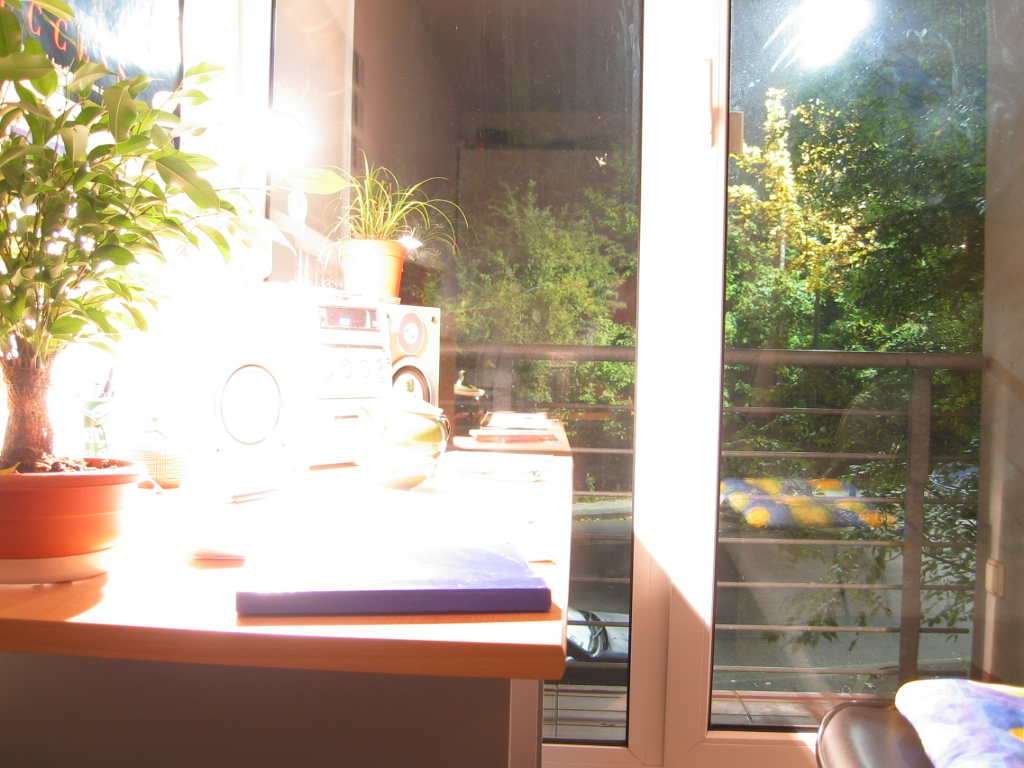
%> input picture hw1_hdr/images/img01.jpg, 1024 x 768 px; its folder holds only this picture in this run
$ octave --eval "bash;"   (GNU Octave 9; MATLAB toolbox functions it lacks are replaced by stand-ins)
%> lines starting %> are read from the running program, lines starting %| are printed output that depends on the picture; in (x1, y1, x2, y2) boxes, pixels count from 0 and x2, y2 are one past the last pixel; in counts of white or black regions, pixels touching at a corner belong together; the program's own positions count from 1
### hw2_mops_win/fpmatch.m
function fpmatch( folder )
%> called with folder = 'baseball_1'
% Auto Compute Matches of A Set of Images from A folder
% Inputs:
%       folder      1 x n       char    : a folder path
% Outputs:
%       file format
tic;

% [7 lines of commented-out code are left out]
F_THRESHOLD     = 10;
MATCH_THRESHOLD = 0.65;


% Read JPEG FILE
FORMAT          = '\*.jpg';
files           = dir( strcat(folder, FORMAT) );
fp_cell         = cell(1, length( files ) );
des_cell        = cell(1, length( files ) );
im_cell         = cell(1, length( files ) );

for n = 1:length( files )
    filename = strcat(folder, '\', files(n).name);
    img = imread( filename );

    [fp, des] = mops( img, F_THRESHOLD );

    filename = files(n).name;
    filename = filename(1:length(filename)-4);
    filenum  = str2double( filename ) + 1;
    fp_cell{filenum} = fp;                  % the file idx number
    des_cell{filenum} = des;
    im_cell{filenum} = img;

    filename = strcat(folder, '\', 'feat', filename, '.txt');
    fid = fopen( filename, 'w+' );
    fprintf( fid, '%d\n\n', size(fp, 1) );
    for m = 1:size( fp, 1 )
        fprintf( fid, '1\n');
        fprintf( fid, '%d\n', m-1 );
        fprintf( fid, '%d %d\n', fp(m, 2), fp(m, 1) ); % (x, y) cord
        fprintf( fid, '%d\n', size(des, 2) );
        for d = 1:size( des, 2 )
            fprintf( fid, '%f ', des(m, d));
        end
        fprintf( fid, '\n\n' );
    end
    fclose( fid );
end
fprintf(1, 'feat*.txt in "%s" are constructed : ', folder);
toc;

tic;
for n = 1:length(files)
    filename1 = files(n).name;
    filename1 = filename1(1:length(filename1) - 4);
    filenum1  = str2double(filename1) + 1;
    for m = 1:length(files)
        if m == n
            continue;
        end


        filename2 = files(m).name;
        filename2 = filename2(1:length(filename2) - 4);
        filenum2 = str2double(filename2) + 1;

        [match, n_match] = mops_match( des_cell{filenum1}, des_cell{filenum2},  MATCH_THRESHOLD);

        filename = strcat(folder, '\match_', filename1, '_', filename2);

        %draw_match( im_cell{filenum1}, im_cell{filenum2}, ...
        %            fp_cell{filenum1}, fp_cell{filenum2}, match, filename);

        filename = strcat(filename, '.txt');
        fid = fopen( filename, 'w+');
        fprintf( fid, '%d %d\n', size(match, 1), n_match );
        for k = 1:length(match)
            fprintf( fid, '%d %d\n', k-1, match(k)-1 );
        end
        fclose( fid );
    end
end
%> call 7 of fpmatch, with folder = 'images'
%> in fpmatch, img is the input picture: size 768x1024x3 uint8; mean R, G, B 172.9, 159.4, 141.6
fprintf(1, 'match*_*.txt in "%s" are constructed : ', folder);
toc;

### hw2_mops_win/mops.m
function [ fp, des ] = mops( img, F_THRESHOLD )
%> called with F_THRESHOLD = 10
% Multi-Scale Oriented Patches (MOPS) detector and descriptor
% Input:
%       img     n x m x 3   uint8   :a color image
% Output:
%       fp      k x 2       double  :k's feature points coordinate
%       des     k x 64      double  :k's feature descriptor with 64-dim
gimg            = rgb2gray( img );
[ fp, theta ]   = mops_detect( gimg,  F_THRESHOLD);
des             = mops_descript( fp, theta, gimg );

### hw2_mops_win/mops_detect.m
function [ fp, theta ] = mops_detect( gimg, F_THRESHOLD )
%> called with F_THRESHOLD = 10
% Multi-Scale Oriented Patches (MOPS)
% Inputs:
%       gimg    m x n       uint8   :a gray level image
% Outputs:
%       fp      m x 2       double  :m's feature points and it's (x, y)
%       theta   m x 1       double  :m's feature oriented angle
% Parameters:
%       DETECTED_POINTS 1x1 uint8   :how many feature points we want
MAX_POINTS      = 50000;
DETECTED_POINTS = 500;
SIGMA_D         = 1.0;
SIGMA_I         = 1.5;
SIGMA_O         = 4.5;
P_SIZE          = 1;
P_FAC           = 0.9;
P_RFAC          = 1/P_FAC;


% Harris Matrix constructed
% Compute the orientation
% Compute the corner strength function f in multiscale
dimg        = double( gimg );
pimg        = dimg;
[row, col]  = size( pimg );
THETA       = zeros(row, col, P_SIZE);
FHM         = zeros(row, col, P_SIZE);
fp          = zeros(MAX_POINTS, 2);
theta       = zeros(MAX_POINTS, 1);
conner_f    = zeros(MAX_POINTS, 1);
count       = 0;
scale       = 1;
for k=1:P_SIZE

    [FX, FY]    = gradient( pimg );
    [row, col]  = size( pimg );

    G_O         = fspecial('gaussian', [12, 12], SIGMA_O);
    UX          = imfilter( FX, G_O );
    UY          = imfilter( FY, G_O );
    LENGTH      = (UX .^2 + UY .^ 2) .^ 0.5;

    THETA(1:row, 1:col, k) = acos(UX ./ LENGTH);

    G_D         = fspecial('gaussian', [3, 3], SIGMA_D);
    FX_G_D      = imfilter( FX, G_D );
    FY_G_D      = imfilter( FY, G_D );
    FX_2_G_D    = FX_G_D .^ 2;
    FY_2_G_D    = FY_G_D .^ 2;
    FXY_G_D     = FX_G_D .* FY_G_D;

    G_I         = fspecial('gaussian', [3, 3], SIGMA_I);
    FX_G_I      = imfilter( FX_2_G_D, G_I );
    FY_G_I      = imfilter( FY_2_G_D, G_I);
    FXY_G_I     = imfilter( FXY_G_D, G_I );

    FHM(1:row, 1:col, k) = (FX_G_I .* FY_G_I - FXY_G_I .^ 2) ./ (FX_G_I + FY_G_I) ;

    % [6 lines of commented-out code are left out]
    b_row = 1;
    e_row = row;
    b_col = 1;
    e_col = col;

    for n = b_row+1:e_row-1
        for m = b_col+1:e_col-1
            f               = FHM(n, m, k);

            is_local_max    =   f > F_THRESHOLD && ...
                                f > FHM(n-1, m-1, k) && ...
                                f > FHM(n-1, m, k) && ...
                                f > FHM(n-1, m+1, k) && ...
                                f > FHM(n, m-1, k) && ...
                                f > FHM(n, m+1, k) && ...
                                f > FHM(n+1, m-1, k) && ...
                                f > FHM(n+1, m, k) && ...
                                f > FHM(n+1, m+1, k);
            if( is_local_max )
                fp_refine = sp_refine( FHM(n-1:n+1, m-1:m+1, k), n, m );
                ridx = round(fp_refine(1)*scale);
                cidx = round(fp_refine(2)*scale);
                %ridx = round(n*scale);
                %cidx = round(m*scale);
                %fp = [ridx, cidx, THETA(n, m, k), k, f]; % append f into the last
                count = count + 1;
                fp(count, :) = [ridx, cidx];
                theta(count) = THETA(n, m, k);
                conner_f(count) = f;
            end
        end
    end

    pimg        = imresize( pimg, P_FAC ); % scale in length
    scale       = scale * P_RFAC;
end
%> this loop made 1 pass
%> pass 1, in mops_detect, `UY          = imfilter( FY, G_O );`:
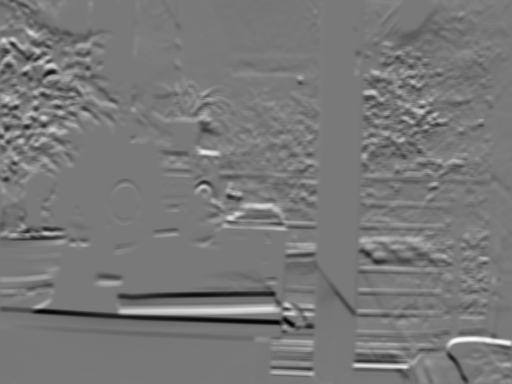
%> UY: size 768x1024 double (shown at 1/2 size); min -16.76, max 18.49, mean -0.0968; drawn with min black and max white
%> after the loop:
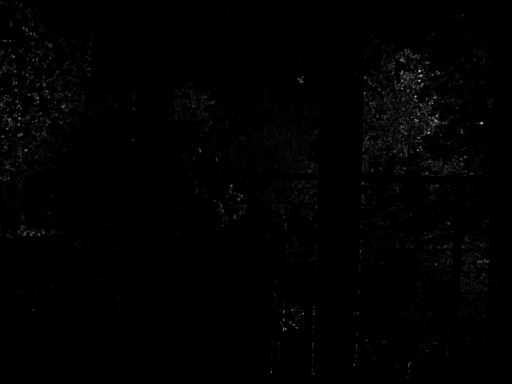
%> FHM: size 768x1024 double (shown at 1/2 size); 13.36% of the values are NaN or infinite; the others: min -6.09e-20, max 493.5, mean 4.2; drawn with min black, max white, NaN and infinite black
%> after the loop:
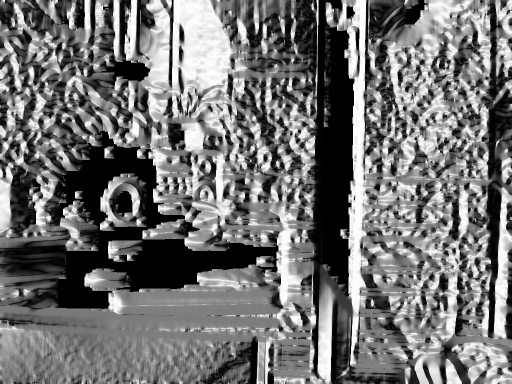
%> THETA: size 768x1024 double (shown at 1/2 size); 9.84% of the values are NaN or infinite; the others: min 0, max 3.14, mean 1.57; drawn with min black, max white, NaN and infinite black
%> after the loop, cidx = 818; count = 5296; fp_refine = [754.6; 817.9]; ridx = 755; scale = 1.11
%fp_list     = fp_list(1:count,:);
fp = fp(1:count,:);
theta = theta(1:count);
%> theta = 5296 values, max 3.14 at index 2785, min 0.000668 at index 1355, mean 1.6
conner_f = conner_f(1:count);
%> conner_f = 5296 values, max 493.5 at index 2063, min 10 at index 2897, mean 50.21

%fp = sortrows(fp, -1);      % sort by row in decrease
%fp = sortrows(fp, -2);
idx = anms( fp, conner_f );
idx = idx( 1:min( DETECTED_POINTS, size( fp(:,1)) ) );

fp = fp(idx, :);
theta = theta(idx);

function idx = anms( fp, fhm )
% Choose the local max feature ( Adaptive Non-maximal Suppression )
% Inputs:
%       fp          n x 2       uint8   : global intesting point
%       fhm         n x 1       double  : intesting point's conner response
% Outputs:
%       fp          m x 2       uint8   : local inesting point
eps     = 1e-10;
part    = 1024;      % grid on y axis ....
finish  = min(size(fp, 1), part);
%> finish = 1024
begin   = 1;
r       = zeros( size(fp, 1), 1);
while( begin < size(fp, 1) )
    fhm_now             = fhm(begin:finish);
    F                   = fhm_now * ones(1, size(fhm_now, 1));
    bitmap              = (F - ( 0.9.*F' )) < 0;

    fp_now              = fp(begin:finish, :);
    pair_wise_dist_fp   = pdist( fp_now );
    pair_wise_dist_fp   = squareform( pair_wise_dist_fp );
% find nonzero minimum
    candidates          = pair_wise_dist_fp .* bitmap;

    val                 = max( 1./ (candidates - eps) , [], 2 );
    r(begin:finish)     = (1 ./ val) + eps;

    begin               = finish + 1;
    finish              = min( finish + part, size(fp, 1) );
end
%> this loop made 6 passes
%> (begin, finish) on passes 1 to 6: (1025, 2048), (2049, 3072), (3073, 4096), (4097, 5120), (5121, 5296), (5297, 5296)
%> pass 1, in anms, `F                   = fhm_now * ones(1, size(fhm_now, 1));`:
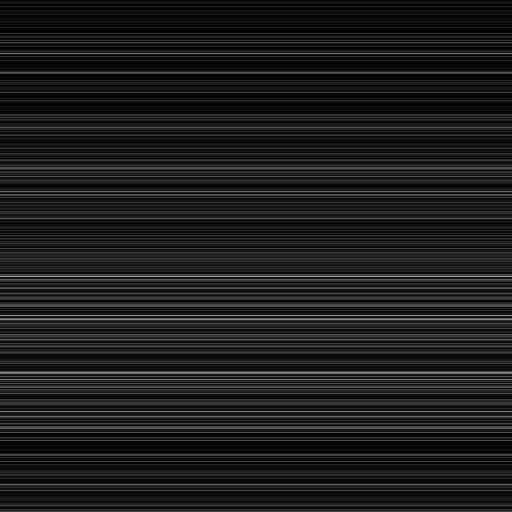
%> F: size 1024x1024 double (shown at 1/2 size); min 10.07, max 469.2, mean 62.9; drawn with min black and max white
%> pass 1, in anms, `bitmap              = (F - ( 0.9.*F' )) < 0;`:
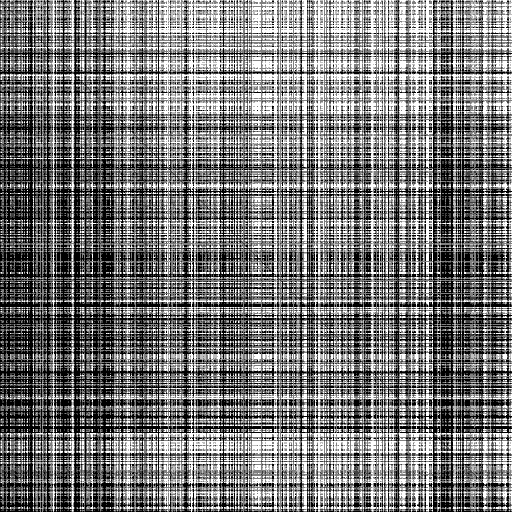
%> bitmap: size 1024x1024 logical (shown at 1/2 size); 46.6% white; 19379 white regions (16903 under 20 px), largest, box (x1, y1, x2, y2) and area: (798, 0, 868, 553) 19530, (363, 107, 475, 337) 11794, (523, 0, 557, 553) 10632
%> pass 2, in anms, `bitmap              = (F - ( 0.9.*F' )) < 0;`:
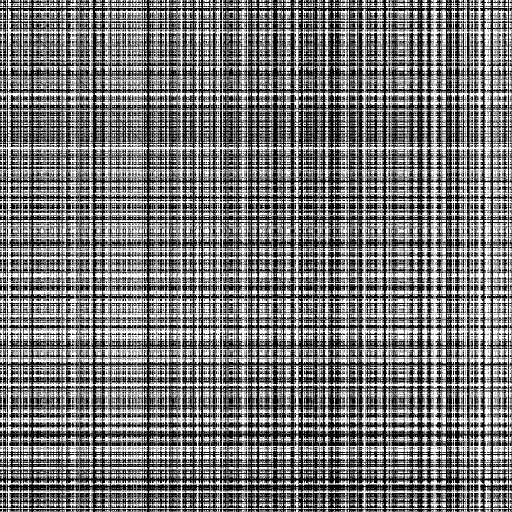
%> bitmap: size 1024x1024 logical (shown at 1/2 size); 46.5% white; 17658 white regions (15422 under 20 px), largest, box (x1, y1, x2, y2) and area: (938, 0, 968, 958) 14424, (298, 363, 370, 776) 13228, (221, 446, 296, 776) 12375
%> after the loop, r = 5296 values, max 811.4 at index 338, min 0 at index 554, mean 10.42
[val, idx] = sort(r, 'descend');
%> val = 5296 values, max 811.4 at index 1, min 0 at index 5289, mean 10.42; idx = 5296 values, max 5296 at index 4268, min 1 at index 1294, mean 2648.5
%> in mops_detect, `idx = idx( 1:min( DETECTED_POINTS, size( fp(:,1)) ) );`: idx = 500 values, max 5295 at index 417, min 6 at index 151, mean 2840.4
%> in mops_detect, `fp = fp(idx, :);`: fp = 500 rows, first 12: [114 28; 197 76; 237 39; 301 53; 466 88; 471 63; 349 942; 356 3; 359 9; 524 976; 347 854; 524 957]
%> in mops_detect, `theta = theta(idx);`: theta = 500 values, max 3.14 at index 278, min 0.00219 at index 174, mean 1.62

% [23 lines left out: function sp_refine_x, not called in this run]
%refinedF = f(2,2) + FX' * X + 0.5.* (X') * FXX * X;

% [23 lines left out: function sp_refine, not called in this run]
%refinedF = f(2,2) + FX' * X + 0.5.* (X') * FXX * X;

### hw2_mops_win/mops_descript.m
function des = mops_descript( fp, theta, gimg )
% Multi-Scale Oriented Patches (MOPS) detector and descriptor
% Input:
%       gimg    n x m       uint8   :a gray level image
% Output:
%       fp      k x 2       double  :k's feature points coordinate
%       des     k x 64      double  :k's feature descriptor with 64-dim
eps             = 1e-10;
row             = size(gimg, 1);
col             = size(gimg, 2);
des             = zeros( size( fp, 1), 64 );
dp_idx(1,:)     = -20:5:15; % every row delta
dp_idx(2,:)     = -20:5:15; % every col index  delta
for n = 1:length(fp)
    % rotate
    th      = theta(n);
    th      = -th;
    M       = [cos(th), sin(th);...
              -sin(th), cos(th)];
    p_idx   = M * dp_idx;
    p_idx   = round(p_idx);

    % get the position of index
    ridx  = p_idx(1,:) + fp(n,1);
    cidx  = p_idx(2,:) + fp(n,2);

    % bondary conditions
    ridx( ridx < 1 ) = 1;
    cidx( cidx < 1 ) = 1;
    ridx( ridx > row ) = row;
    cidx( cidx > col ) = col;
    patch   = gimg(ridx, cidx);


    patch   = double( patch );
    p_mean  = mean( mean( patch ) );
    p_std   = std( std ( patch ) );
    patch   = ( patch - p_mean ) ./ (p_std + eps);

    des(n,:)= reshape( patch, 1, 8*8 );
end
%> this loop made 500 passes
%> (th, M, p_mean, p_std) on passes 1 to 3: (-2.92, [-0.976 -0.218; 0.218 -0.976], 165.5, 8.33), (-2.73, [-0.916 -0.402; 0.402 -0.916], 148.7, 19.37), (-1.23, [0.335 -0.942; 0.942 0.335], 169.5, 11.73)
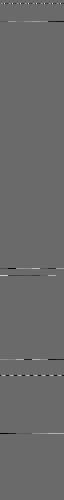
%> des: size 500x64 double; min -677500000000, max 9.37e+11, mean 0; drawn with min black and max white
%> after the loop, cidx = [864 871 877 884 890 896 903 909]; ridx = [600 603 606 609 612 615 618 621]

### hw2_mops_win/bash.m
function bash
fpmatch( 'baseball_1' );
%feat*.txt in "baseball_1" are constructed : Elapsed time is 230.099971 seconds.
%match*_*.txt in "baseball_1" are constructed : Elapsed time is 674.971365 seconds.

fpmatch( 'ntulib' );
%feat*.txt in "ntulib" are constructed : Elapsed time is 108.688946 seconds.
%match*_*.txt in "ntulib" are constructed : Elapsed time is 59.851621 seconds.

fpmatch( 'csie' );
%feat*.txt in "csie" are constructed : Elapsed time is 23.301474 seconds.
%match*_*.txt in "csie" are constructed : Elapsed time is 126.060849 seconds.

fpmatch( 'denny' );
%feat*.txt in "denny" are constructed : Elapsed time is 32.261748 seconds.
%match*_*.txt in "denny" are constructed : Elapsed time is 257.137984 seconds.

fpmatch( 'grail' );
%feat*.txt in "grail" are constructed : Elapsed time is 27.497728 seconds.
%match*_*.txt in "grail" are constructed : Elapsed time is 369.951973 seconds.

fpmatch( 'parrington' );
%feat*.txt in "parrington" are constructed : Elapsed time is 37.813202 seconds.
%match*_*.txt in "parrington" are constructed : Elapsed time is 359.972262 seconds.

fpmatch( 'images' );
%> the run ends on the next line
%feat*.txt in "images" are constructed : Elapsed time is 19.808974 seconds.
%match*_*.txt in "images" are constructed : Elapsed time is 56.332009 seconds.

fpmatch( 'city' );
%feat*.txt in "city" are constructed : Elapsed time is 245.922829 seconds.
%match*_*.txt in "city" are constructed : Elapsed time is 123.076971 seconds.

$ run again, on hw1_hdr/images/img05.jpg
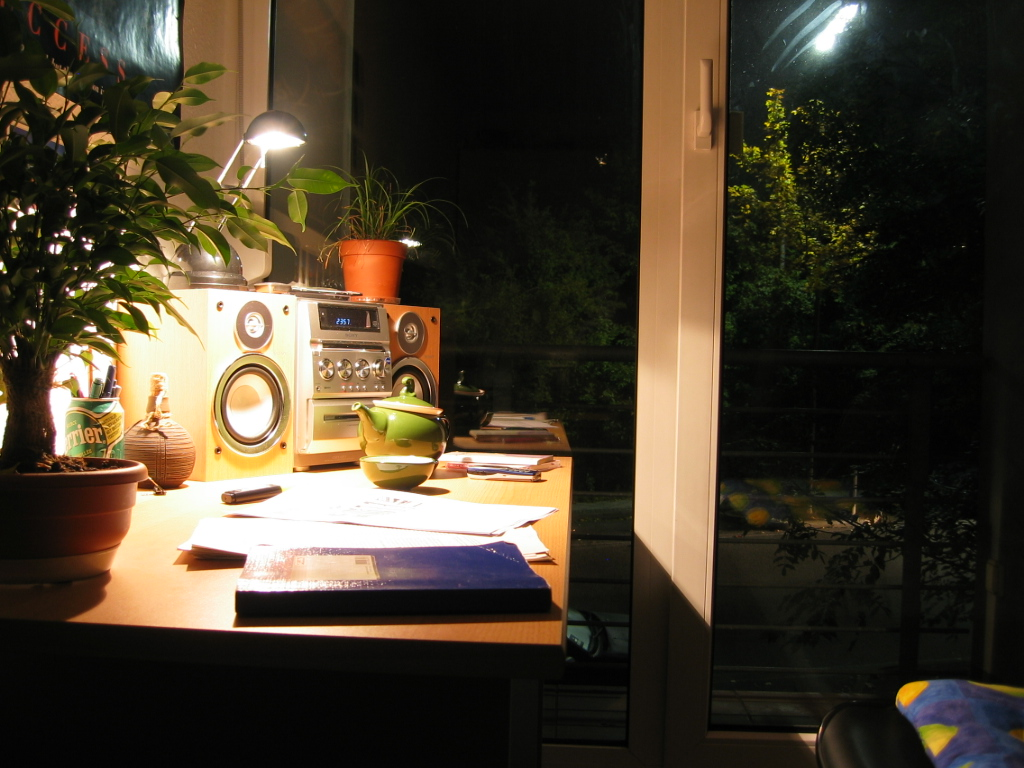
%> input picture hw1_hdr/images/img05.jpg, 1024 x 768 px
%> in fpmatch, img is the input picture: size 768x1024x3 uint8; mean R, G, B 71.7, 61.6, 45.5
%> after the loop in mops_detect, `for k=1:P_SIZE`: cidx = 936; count = 3090; fp_refine = [755.5; 935.8]; ridx = 755; scale = 1.11
%> in mops_detect, `theta = theta(1:count);`: theta = 3090 values, max 3.14 at index 985, min 0.00115 at index 466, mean 1.57
%> conner_f = 3090 values, max 976.6 at index 1903, min 10.01 at index 2183, mean 73.91
%> in anms, `finish  = min(size(fp, 1), part);`: finish = 1024
%> the loop in anms, `while( begin < size(fp, 1) )` made 4 passes
%> (begin, finish) on passes 1 to 4: (1025, 2048), (2049, 3072), (3073, 3090), (3091, 3090)
%> pass 1, in anms, `bitmap              = (F - ( 0.9.*F' )) < 0;`:
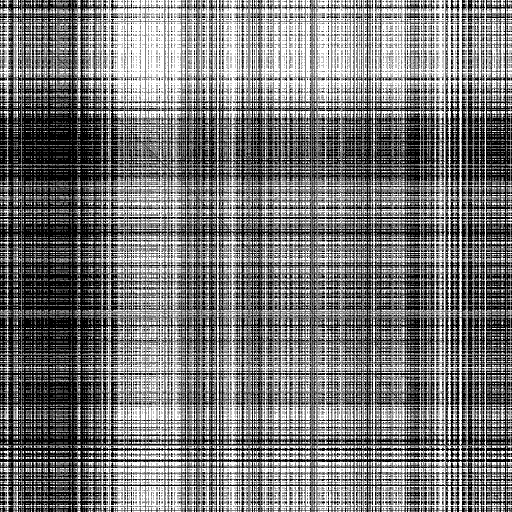
%> bitmap: size 1024x1024 logical (shown at 1/2 size); 46.7% white; 23191 white regions (21098 under 20 px), largest, box (x1, y1, x2, y2) and area: (830, 0, 891, 890) 21758, (629, 0, 708, 622) 18074, (892, 0, 957, 890) 17863
%> after the loop in anms, `while( begin < size(fp, 1) )`: r = 3090 values, max 709.1 at index 335, min 0 at index 891, mean 11.32
%> in anms, `[val, idx] = sort(r, 'descend');`: val = 3090 values, max 709.1 at index 1, min 0 at index 3083, mean 11.32; idx = 3090 values, max 3090 at index 25, min 1 at index 514, mean 1545.5
%> in mops_detect, `idx = idx( 1:min( DETECTED_POINTS, size( fp(:,1)) ) );`: idx = 500 values, max 3090 at index 25, min 10 at index 94, mean 1595.7
%> in mops_detect, `fp = fp(idx, :);`: fp = 500 rows, first 12: [114 796; 94 768; 236 867; 254 813; 234 775; 522 876; 245 420; 402 112; 365 379; 495 156; 424 155; 592 237]
%> in mops_detect, `theta = theta(idx);`: theta = 500 values, max 3.13 at index 85, min 0.00115 at index 153, mean 1.54
%> the loop in mops_descript, `for n = 1:length(fp)` made 500 passes
%> (th, M, p_mean, p_std) on passes 1 to 3: (-1.67, [-0.0964 -0.995; 0.995 -0.0964], 44.03, 15.31), (-0.247, [0.97 -0.245; 0.245 0.97], 50.02, 22.81), (-0.138, [0.99 -0.138; 0.138 0.99], 28.66, 13.86)
%> after the loop in mops_descript, `for n = 1:length(fp)`:
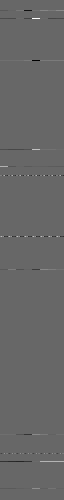
%> des: size 500x64 double; min -1.27e+12, max 1.85e+12, mean 0; drawn with min black and max white
%> after the loop in mops_descript, `for n = 1:length(fp)`: cidx = [73 80 87 94 101 108 115 122]; ridx = [265 266 267 269 270 271 273 274]
